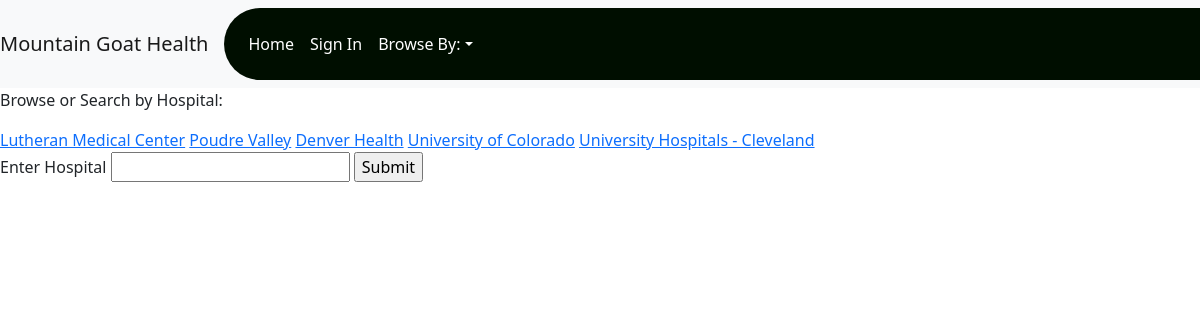
The app's page /browse-hospital with its own data.
### tables this page shows
CREATE TABLE "tblHospitals" (
	"index" BIGINT, 
	"Hospital_ID" BIGINT, 
	"Hospital_name" TEXT
);

### routes.py (the view)
@app.route("/browse-hospital",methods =['POST','GET'])
def browse_hospital():
    form = MyForm3()
    res=getAllHospitals()
    paths=[]
    names=[]
    for i in res:
        i=str(i)
        i=i[2:len(i)-3]
        names.append(i)
        paths.append((url_for('browseHosp', hospital=str(i))))
    return render_template("browse_hospital.html", var=form, p=paths, n=names, path=url_for('index'))

### routes.py
class MyForm3(FlaskForm):
    name = StringField('Enter Hospital', validators=[DataRequired()])
    submit = SubmitField()

### prefix.py (called while the page is built)
    def __call__(self, environ, start_response):
        service_prefix = os.getenv('JUPYTERHUB_SERVICE_PREFIX', default=None)
        print (f"Service Prefix: {service_prefix}")
        if (service_prefix):
            environ['SCRIPT_NAME'] = service_prefix + "proxy/" + environ['SERVER_PORT']
            print(f"Setting SCRIPT_NAME to {environ['SCRIPT_NAME']}")
        return self.app(environ, start_response)

### routes.py (called while the page is built)
def getAllHospitals():
    try:
        con = sqlite3.connect("DB_Setup/hospital.db")
    except:
        print("ERROR CONNECTING TO DB")
    cur = con.cursor()
    r3=cur.execute("SELECT DISTINCT t.Hospital_name FROM tblCPT c, tblHospitalPrices h, tblInsurer i, tblHospitals t  WHERE (h.Hospital_ID==t.Hospital_ID)")
    results=r3.fetchall()
    con.close()
    return results

@login_manager.request_loader
def request_loader(request):
    name = request.form.get('email')
    con = sqlite3.connect("DB_Setup/login.db")
    cur = con.cursor()
    cur.execute("SELECT email from users WHERE (email=?)", (name,))
    if not cur.fetchone():
        return
    user = User()
    user.id = name
    return user

### templates/browse_hospital.html (shortened to what this page needs)
<!DOCTYPE html>
<html>
<head>
    <link href="https://cdn.jsdelivr.net/npm/bootstrap@5.2.2/dist/css/bootstrap.min.css" rel="stylesheet">
</head>
<body>
    <nav class="navbar navbar-expand-lg navbar-light bg-light">
          <a class="navbar-brand" href="#">Mountain Goat Health</a>
          <div class="collapse navbar-collapse" id="navbarNavDropdown">
            <ul class="navbar-nav">
              <li class="nav-item active">
                <a class="nav-link" href="{{path}}" style="color:white">Home</a>
              </li>
              <li class="nav-item">
               {% if current_user.is_authenticated %}<a class="nav-link" href="{{path}}logout" style="color:white">Sign Out</a>
               {% else %}  <a class="nav-link" href="{{path}}logins" style="color:white">Sign In</a>
               {% endif %}
              </li>
              <li class="nav-item dropdown">
                <a class="nav-link dropdown-toggle" href="#" id="navbarDropdown" role="button" data-bs-toggle="dropdown" aria-expanded="false" style="color:white">Browse By:</a>
              </li>
            </ul>
          </div>
        </nav>
    <div id="welcome"><p>Browse or Search by Hospital:</p>
    </div>
    <div class="browseHospitals">
        {% for i in p %}
        <a href={{i}}>{{ n[loop.index0] }}</a>
        {% endfor %}
    </div>
    <form method="POST" action="{{ path }}hospital-results">
    {{ var.name.label }} {{ var.name(size=20) }}
    <input type="submit" value="Submit" id="hospitalSearch">
</form>
</body>
</html>

### templates/browse_hospital.html (style rules this page uses)
[class*="col"] { padding: 1rem; background-color: #000e00; border: 2x solid #fff; color: blue; border-top-left-radius: 50px; border-bottom-left-radius: 50px; }

### records on screen
tblHospitals: Hospital_name "Lutheran Medical Center"
tblHospitals: Hospital_name "Poudre Valley"
tblHospitals: Hospital_name "Denver Health"
tblHospitals: Hospital_name "University of Colorado"
tblHospitals: Hospital_name "University Hospitals - Cleveland"

### other values on screen
{{ var.name.label }} "Enter Hospital"
